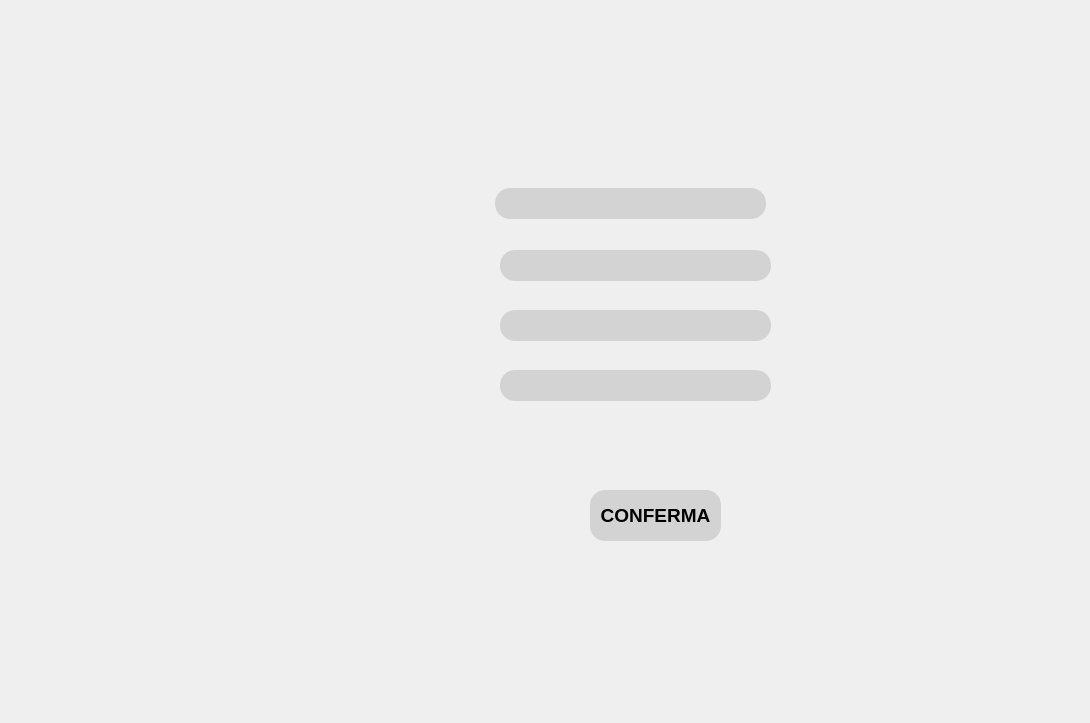
<?xml version="1.0" encoding="UTF-8"?>
<ui version="4.0">
 <class>Form</class>
 <widget class="QWidget" name="Form">
  <property name="geometry">
   <rect>
    <x>0</x>
    <y>0</y>
    <width>1090</width>
    <height>723</height>
   </rect>
  </property>
  <property name="minimumSize">
   <size>
    <width>1090</width>
    <height>723</height>
   </size>
  </property>
  <property name="maximumSize">
   <size>
    <width>1090</width>
    <height>723</height>
   </size>
  </property>
  <property name="windowTitle">
   <string>Vista Inserisci Database</string>
  </property>
  <widget class="QLabel" name="label">
   <property name="geometry">
    <rect>
     <x>0</x>
     <y>0</y>
     <width>1090</width>
     <height>723</height>
    </rect>
   </property>
   <property name="text">
    <string/>
   </property>
   <property name="pixmap">
    <pixmap>InserimentoDB.png</pixmap>
   </property>
  </widget>
  <widget class="QLineEdit" name="id">
   <property name="geometry">
    <rect>
     <x>495</x>
     <y>188</y>
     <width>271</width>
     <height>31</height>
    </rect>
   </property>
   <property name="styleSheet">
    <string notr="true">background-color: lightgrey;
color: black;
border-radius: 15px;</string>
   </property>
  </widget>
  <widget class="QLineEdit" name="username">
   <property name="geometry">
    <rect>
     <x>500</x>
     <y>250</y>
     <width>271</width>
     <height>31</height>
    </rect>
   </property>
   <property name="styleSheet">
    <string notr="true">background-color: lightgrey;
color: black;
border-radius: 15px;</string>
   </property>
  </widget>
  <widget class="QLineEdit" name="password">
   <property name="geometry">
    <rect>
     <x>500</x>
     <y>310</y>
     <width>271</width>
     <height>31</height>
    </rect>
   </property>
   <property name="styleSheet">
    <string notr="true">background-color: lightgrey;
color: black;
border-radius: 15px;</string>
   </property>
  </widget>
  <widget class="QLineEdit" name="tipologia">
   <property name="geometry">
    <rect>
     <x>500</x>
     <y>370</y>
     <width>271</width>
     <height>31</height>
    </rect>
   </property>
   <property name="styleSheet">
    <string notr="true">background-color: lightgrey;
color: black;
border-radius: 15px;</string>
   </property>
  </widget>
  <widget class="QPushButton" name="button_conferma">
   <property name="geometry">
    <rect>
     <x>590</x>
     <y>490</y>
     <width>131</width>
     <height>51</height>
    </rect>
   </property>
   <property name="font">
    <font>
     <family>Arial</family>
     <pointsize>14</pointsize>
     <bold>true</bold>
    </font>
   </property>
   <property name="styleSheet">
    <string notr="true">background-color: lightgrey;
color: black;
border-radius: 15px;</string>
   </property>
   <property name="text">
    <string>CONFERMA</string>
   </property>
  </widget>
 </widget>
 <resources>
  <include location="InserimentoDatabase.qrc"/>
 </resources>
 <connections/>
</ui>
